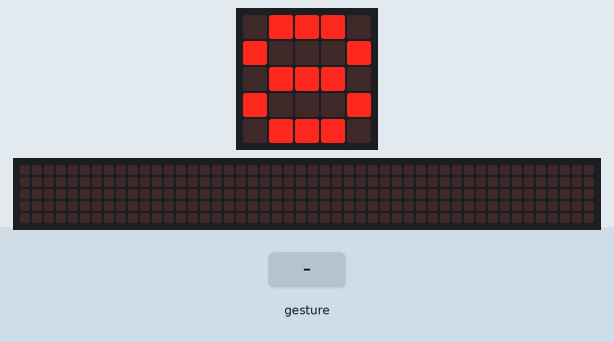
This program was run on a simulated BBC micro:bit running MicroPython. Shown: the board's 5×5 LED display, a strip that is not on the board, showing the scrolling text unrolled. The test bench sets the inputs (shaded band). Random numbers come from a fixed seed; a tilt is held for 1.5 s and a shake lasts 1 s, then the board lies face up again; the 48×5 strip is a reading aid, not a part: it shows the text the display is scrolling, unrolled, one strip-width of it at a time.

Above: at 1.2 s.
1.3 s: gesture 'shake'
At 2.3 s:
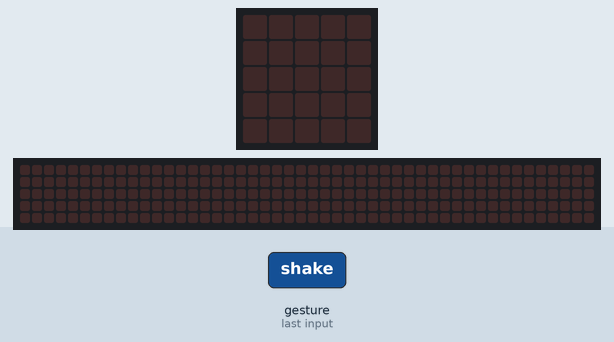
At 2.73 s:
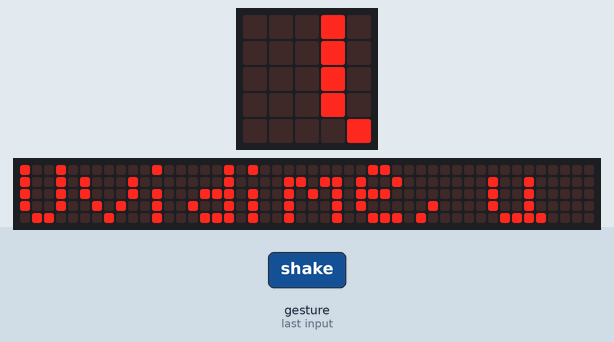

Measured:
- after the input at 1.3 s, the display: changes after 0.21 s (image 1)
- what the display in image 1 shows lasts 1.0 s, from 1.5 s to 2.5 s

The program:

nahodna_odpoved.py
```python
from microbit import *
import random

answers = [
    "Jiste",
    "Urcite",
    "Bez obav",
    "Ano, ano, ano",
    "Uvidime, uvidime",
    "Pravdepodobne",
    "To vypada dobre",
    "Ano",
    "Zeptej se pozdeji",
    "Ted nevim",
    "Nelze urcit",
    "Radeji ne",
    "Me vnitrni ja rika ne",
    "Urcite ne",
    "Ne",
    "Nikdy",
]

while True:
    display.show('8')
    if accelerometer.was_gesture("shake"):
        display.clear()
        sleep(1000)
        display.scroll(random.choice(answers))
    sleep(10)
```
